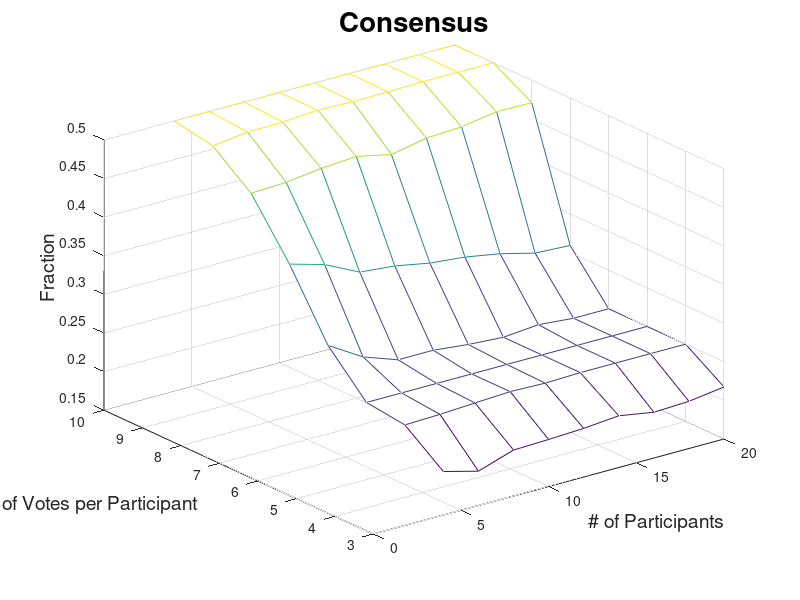
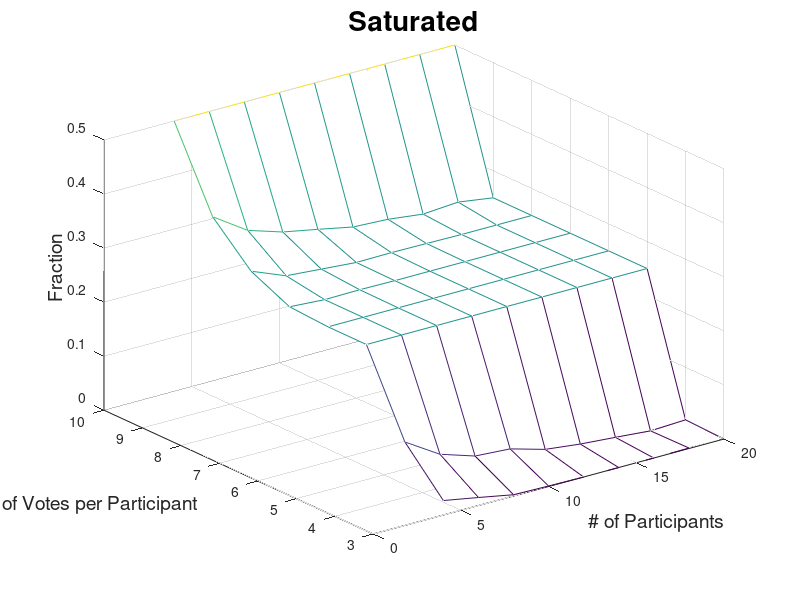
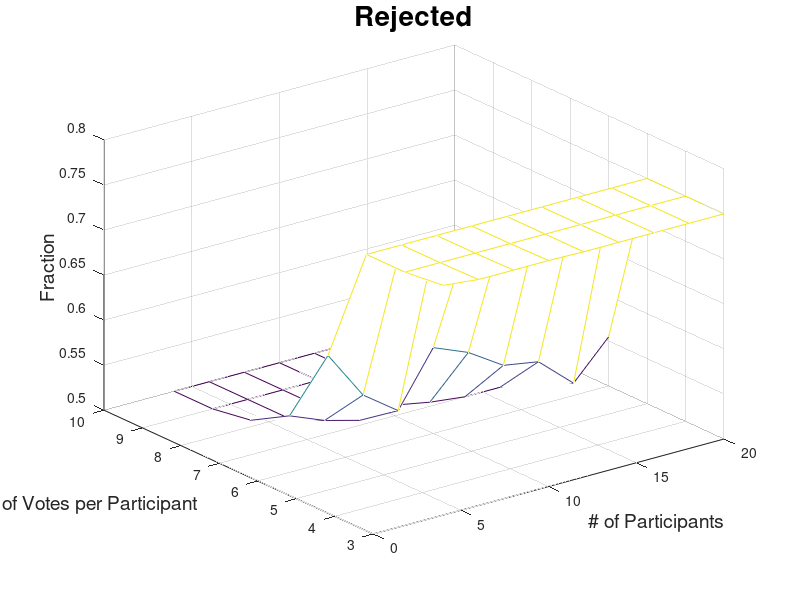

Recreate these plots in MATLAB, in order.
%%%%%%%%%%%%%%%%%%%%%%%%%%%%%%%%%%%%%%%%%%%%%%%%%%%%%%%%%%%%%%%%%%%%%%%%%%%%%%%%
% PARAMETERS
%%%%%%%%%%%%%%%%%%%%%%%%%%%%%%%%%%%%%%%%%%%%%%%%%%%%%%%%%%%%%%%%%%%%%%%%%%%%%%%%
epsilon = 0.001;
numChoices = 20;
participants = [4:2:20];
votesPP = [3:1:10];
deltaExitCriteria = 10;

%%%%%%%%%%%%%%%%%%%%%%%%%%%%%%%%%%%%%%%%%%%%%%%%%%%%%%%%%%%%%%%%%%%%%%%%%%%%%%%%
% FUNCTION DEFINITIONS
%%%%%%%%%%%%%%%%%%%%%%%%%%%%%%%%%%%%%%%%%%%%%%%%%%%%%%%%%%%%%%%%%%%%%%%%%%%%%%%%

%
% Voting simulation function
%
% Parameters:
%        numChoices: The number of individual items under consideration that can be voted for
%      participants: The number of people who are voting on the choices
%           votesPP: The number of votes allowed per participant
%           epsilon: The change in averages of consensus and dilution that must be achieved for loop exit
% deltaExitCriteria: The number of times in a row that change must be less than epsilon for loop exit
%
% Returns:
%          cons_avg: Average computed consensus (0,1)
%          dilu_avg: Average computed dilution (0,1)
%                 n: Number of iterations required to achieve exit condition
%
function [cons_avg, satu_avg, reje_avg, n] = simulate_voting(numChoices, participants, votesPP, epsilon, deltaExitCriteria)
    n = 0;
    cons_avg = 0;
    satu_avg = 0;
    reje_avg = 0;
    deltaCounts = 0;
    prefs = zeros(participants, numChoices);
    choiceVotes = zeros(1,numChoices);
    sw='\\\\\\\\||||||||////////--------';

    while deltaCounts < deltaExitCriteria
        % generate participant preferences
        for i = 1:participants
            prefs(i,:) = generate_prefs(i, numChoices);
        end

        % Add up their votes
        choiceVotes = zeros(1,numChoices);
        for i = 1:participants
            for j = 1:votesPP
              choiceVotes(prefs(i,j)) = choiceVotes(prefs(i,j)) + 1;
            end
        end

        % Compute consensus, dilution, rejected
        cons = consensus(choiceVotes, participants);
        satu = saturation(choiceVotes, participants);
        reje = rejected(choiceVotes, participants);

        % Calculate weighted averages
        cons_avg_new = (cons_avg * n + cons) / (n + 1);
        satu_avg_new = (satu_avg * n + satu) / (n + 1);
        reje_avg_new = (reje_avg * n + reje) / (n + 1);

        delta_cons = abs(cons_avg - cons_avg_new);
        delta_satu = abs(satu_avg - satu_avg_new);

        delta = max( delta_cons, delta_satu );

        if delta < epsilon
            deltaCounts = deltaCounts + 1;
        else
            deltaCounts = 0;
        end

        cons_avg = cons_avg_new;
        satu_avg = satu_avg_new;
        reje_avg = reje_avg_new;

        % increment the loop counter
        n = n + 1;

        % print progress widget
        fprintf('\b%c', sw(mod(n,length(sw))+1));
    end
end

%
% Consensus
%
function [c] = consensus(choiceVotes, participants)
    frac = 0.5;
    c = sum(choiceVotes >= frac * participants) / length(choiceVotes);
end

%
% Dilution
%
function [d] = saturation(choiceVotes, participants)
    frac = 1.0;
    d = sum(choiceVotes >= frac * participants) / length(choiceVotes);
end

%
% Spread
%
function [s] = rejected(choiceVotes, participants)
    frac = 0.1;
    s = sum(choiceVotes <= frac * participants) / length(choiceVotes);
end

%
% Generate Participant Prefs
%
function [p] = generate_prefs(x, n)
    type = 'random-4-groups';
    switch type
        case 'random'
            p = randperm(n);
        case 'linear'
            p = 1:n;
        case 'random-4-groups'
            p = random4g(n);
        otherwise
            error('Unsupported option for generate_prefs().');
    endswitch
end

%
% Randomize preferences in 4 equal groups 1-25, 26-50, etc.
%
function [p] = random4g(n)
    boundary_values = [ 0 0.25 0.5 0.75 1.0 ];

    % Determine group boundary indices
    b = round(n * [boundary_values]);
    for i = 2:length(boundary_values)
        p(b(i-1)+1:b(i)) = randperm(b(i)-b(i-1)) + b(i-1);
    endfor
end

%%%%%%%%%%%%%%%%%%%%%%%%%%%%%%%%%%%%%%%%%%%%%%%%%%%%%%%%%%%%%%%%%%%%%%%%%%%%%%%%
% START OF SCRIPT
%%%%%%%%%%%%%%%%%%%%%%%%%%%%%%%%%%%%%%%%%%%%%%%%%%%%%%%%%%%%%%%%%%%%%%%%%%%%%%%%

%
% Allocate Memory
%
c = s = r = n = zeros(length(participants), length(votesPP));

%
% Run the simulations
%
for i = 1:length(participants)
  for j = 1:length(votesPP)
    fprintf('Simulating %2d participants %2d votes: ', participants(i), votesPP(j));
    [c(i,j), s(i,j), r(i,j), n(i,j)] = simulate_voting( numChoices, participants(i), votesPP(j), epsilon, deltaExitCriteria);
    fprintf('\b  [c = %f, s = %e, r = %f, n = %d]\n', c(i,j), s(i,j), r(i,j), n(i,j));
  end
end

%
% Plot Results
%
figure;
[x,y] = meshgrid(participants, votesPP);
mesh(x, y, c');
title("Consensus", "FontSize", 20);
xlabel("# of Participants", "FontSize", 14);
ylabel("# of Votes per Participant", "FontSize", 14);
zlabel("Fraction", "FontSize", 14);

figure;
[x,y] = meshgrid(participants, votesPP);
mesh(x, y, s');
title("Saturated", "FontSize", 20);
xlabel("# of Participants", "FontSize", 14);
ylabel("# of Votes per Participant", "FontSize", 14);
zlabel("Fraction", "FontSize", 14);

figure;
[x,y] = meshgrid(participants, votesPP);
mesh(x, y, r');
title("Rejected", "FontSize", 20);
xlabel("# of Participants", "FontSize", 14);
ylabel("# of Votes per Participant", "FontSize", 14);
zlabel("Fraction", "FontSize", 14);
